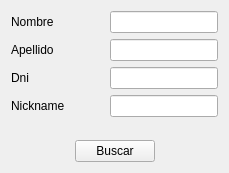
<?xml version="1.0" encoding="UTF-8"?>
<ui version="4.0">
 <class>Form</class>
 <widget class="QWidget" name="Form">
  <property name="geometry">
   <rect>
    <x>0</x>
    <y>0</y>
    <width>229</width>
    <height>173</height>
   </rect>
  </property>
  <property name="windowTitle">
   <string>Form</string>
  </property>
  <layout class="QGridLayout" name="gridLayout_4">
   <item row="0" column="0">
    <layout class="QGridLayout" name="gridLayout_3">
     <item row="0" column="0">
      <layout class="QGridLayout" name="gridLayout_2">
       <item row="0" column="0">
        <widget class="QLabel" name="label">
         <property name="text">
          <string>Nombre</string>
         </property>
        </widget>
       </item>
       <item row="0" column="1">
        <spacer name="horizontalSpacer_3">
         <property name="orientation">
          <enum>Qt::Horizontal</enum>
         </property>
         <property name="sizeHint" stdset="0">
          <size>
           <width>17</width>
           <height>20</height>
          </size>
         </property>
        </spacer>
       </item>
       <item row="0" column="2">
        <widget class="QLineEdit" name="lineEdit"/>
       </item>
       <item row="1" column="0">
        <widget class="QLabel" name="label_2">
         <property name="text">
          <string>Apellido</string>
         </property>
        </widget>
       </item>
       <item row="1" column="2">
        <widget class="QLineEdit" name="lineEdit_2"/>
       </item>
       <item row="2" column="0">
        <widget class="QLabel" name="label_3">
         <property name="text">
          <string>Dni</string>
         </property>
        </widget>
       </item>
       <item row="2" column="2">
        <widget class="QLineEdit" name="lineEdit_3"/>
       </item>
       <item row="3" column="0">
        <widget class="QLabel" name="label_4">
         <property name="text">
          <string>Nickname</string>
         </property>
        </widget>
       </item>
       <item row="3" column="2">
        <widget class="QLineEdit" name="lineEdit_4"/>
       </item>
      </layout>
     </item>
     <item row="1" column="0">
      <spacer name="verticalSpacer">
       <property name="orientation">
        <enum>Qt::Vertical</enum>
       </property>
       <property name="sizeHint" stdset="0">
        <size>
         <width>20</width>
         <height>15</height>
        </size>
       </property>
      </spacer>
     </item>
     <item row="2" column="0">
      <layout class="QGridLayout" name="gridLayout">
       <item row="0" column="0">
        <spacer name="horizontalSpacer">
         <property name="orientation">
          <enum>Qt::Horizontal</enum>
         </property>
         <property name="sizeHint" stdset="0">
          <size>
           <width>40</width>
           <height>20</height>
          </size>
         </property>
        </spacer>
       </item>
       <item row="0" column="1">
        <widget class="QPushButton" name="pushButton">
         <property name="text">
          <string>Buscar</string>
         </property>
         <property name="icon">
          <iconset resource="Icons/Icons.qrc">
           <normaloff>:/new/Icons/1349716375_monotone_search_zoom.png</normaloff>:/new/Icons/1349716375_monotone_search_zoom.png</iconset>
         </property>
        </widget>
       </item>
       <item row="0" column="2">
        <spacer name="horizontalSpacer_2">
         <property name="orientation">
          <enum>Qt::Horizontal</enum>
         </property>
         <property name="sizeHint" stdset="0">
          <size>
           <width>40</width>
           <height>20</height>
          </size>
         </property>
        </spacer>
       </item>
      </layout>
     </item>
    </layout>
   </item>
  </layout>
 </widget>
 <resources>
  <include location="Icons/Icons.qrc"/>
 </resources>
 <connections/>
</ui>
